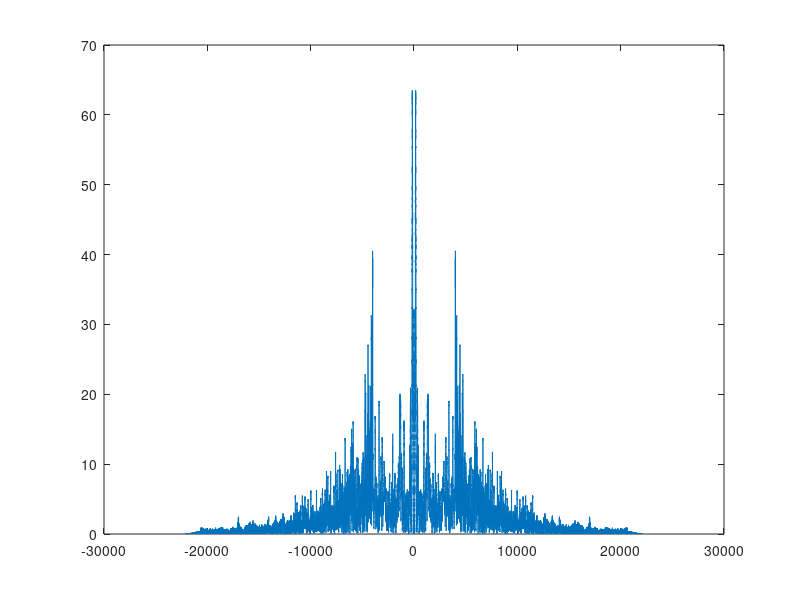
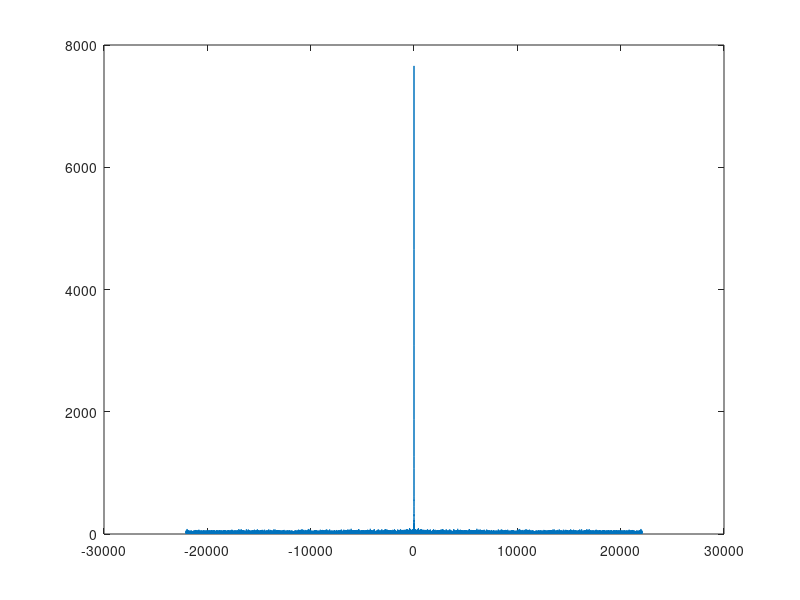
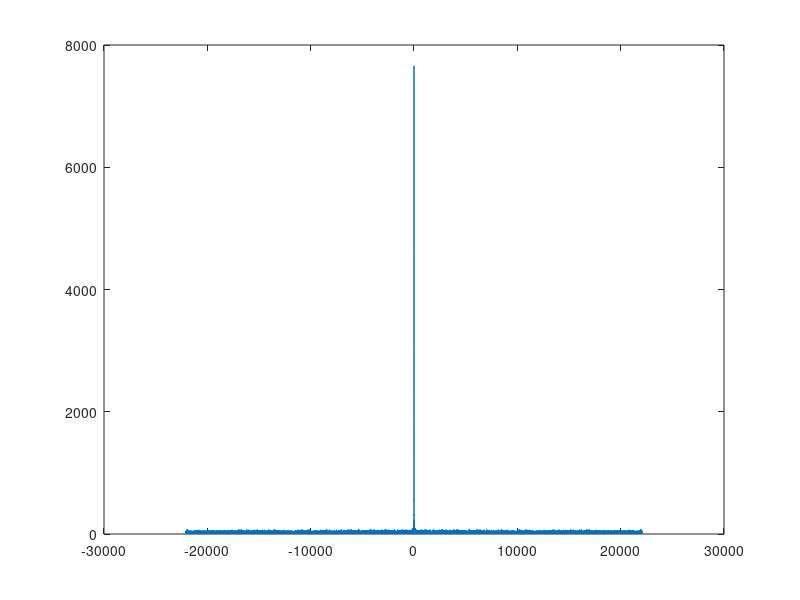
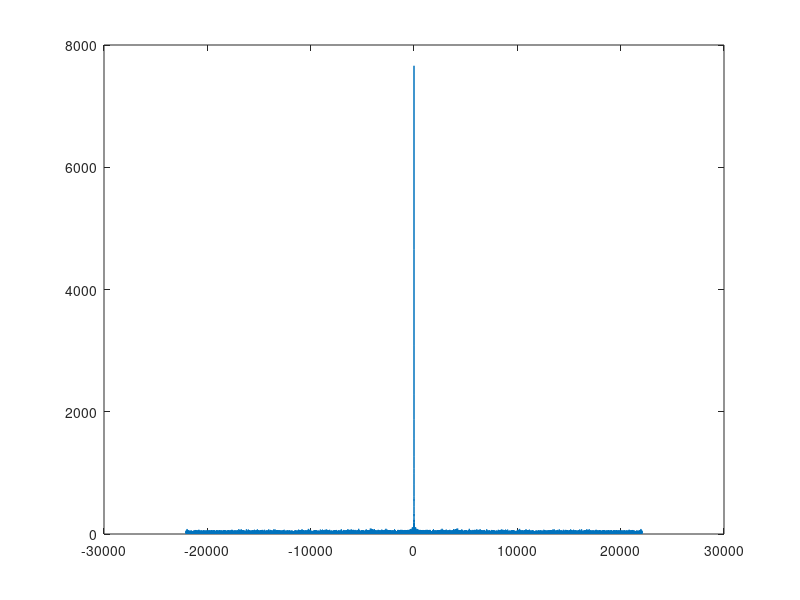

These figures' MATLAB source, in order:
close all; clear; clc

load trial3_data.mat
bad = bad(:,1);
best = best(:,1);
worst = worst(:,1);
background = background(:,1);

t = linspace(0,length(bad)/fs,length(bad));

%% Plot sound waves 

% (commented for now)
%{
figure(); plot(t,bad)
title('Low Tension Pluck Time Domain')
figure(); plot(t,worst)
title('Very Low Tension Pluck Time Domain')
figure(); plot(t,best)
title('High Tension Pluck Time Domain') 
%}

%% FFTs
fft_bad = fft(bad);
fft_worst = fft(worst);
fft_best = fft(best);

N = length(best);
F = linspace(-pi, pi-2/N*pi, N) + pi/N*mod(N,2);
    F = (F*fs)/(2*pi);

%plot(F,fftshift(abs(fft_bad)))
%figure();plot(F,fftshift(abs(fft_best)))
figure();plot(F,fftshift(abs(fft_worst)))

%% Filter Stage 1
% First filter: remove fft of background noise recording from pluck ffts

filter1 = 400*fft(abs(background));

fft_bad = fft_bad - filter1;
fft_worst = fft_worst - filter1;
fft_best = fft_best - filter1;
%%

figure()
plot(F,fftshift(abs(fft_bad)));
figure();plot(F,fftshift(abs(fft_best)))
figure();plot(F,fftshift(abs(fft_worst)))

%% Fiter Stage 2
% Second filter: Bandpass filter to elimate large spikes around center of
% DFT

[~, cutoffs_best] = sort(abs(fft_best),'descend');
fft_best(cutoffs_best(1:500)) = 0;
figure()
plot(F,fftshift(abs(fft_best))); legend()
